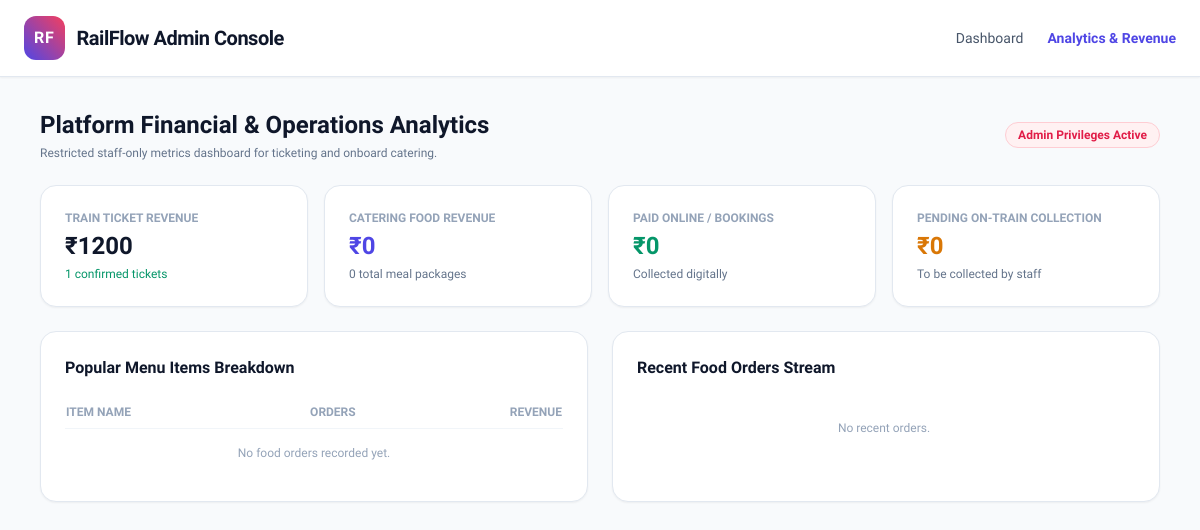
/admin-analytics/, run on an earlier commit of the app's database.
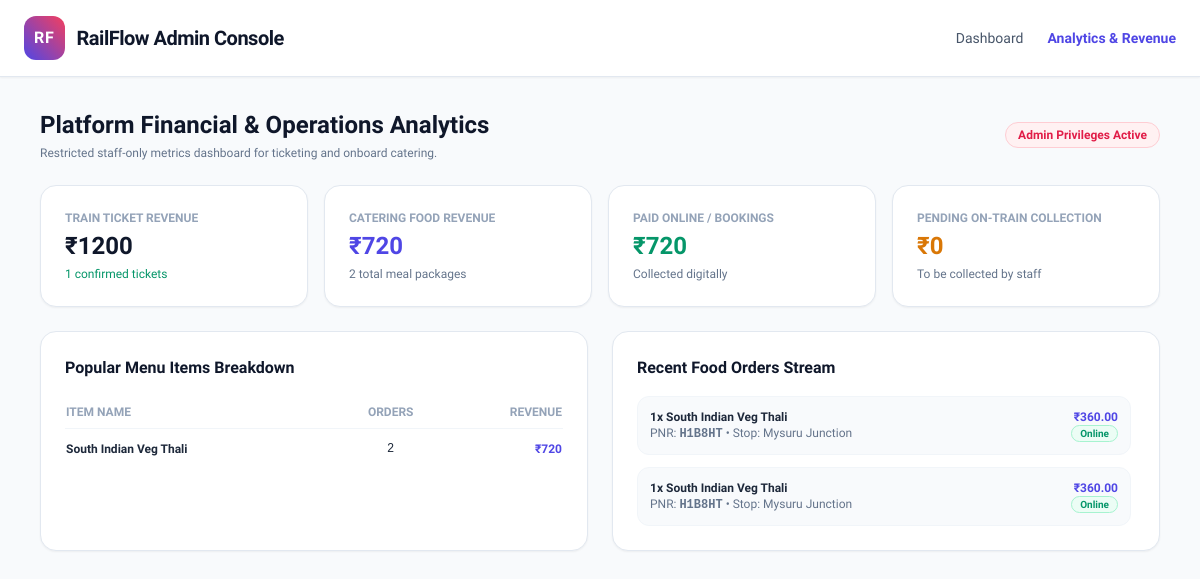
And on a later commit of the database.
### railway/models.py (models this page shows, shortened)
class FoodOrder(models.Model):
    booking = models.ForeignKey(Booking, on_delete=models.CASCADE, related_name='food_orders')
    item_name = models.CharField(max_length=100)
    price = models.DecimalField(max_digits=6, decimal_places=2, default=0.00)
    quantity = models.PositiveIntegerField(default=1)
    total_amount = models.DecimalField(max_digits=8, decimal_places=2, default=0.00)
    station_stop = models.CharField(max_length=100, default="Station")
    PAYMENT_CHOICES = [
        ('Online', 'Paid While Booking (Online)'),
        ('OnTrain', 'Pay on Train (Cash/UPI)'),
    ]
    payment_mode = models.CharField(max_length=20, choices=PAYMENT_CHOICES, default='Online')
    is_paid = models.BooleanField(default=False)
    status = models.CharField(max_length=50, default="Preparing")
    ordered_at = models.DateTimeField(auto_now_add=True)

class Booking(models.Model):
    user = models.ForeignKey(User, on_delete=models.SET_NULL, null=True, blank=True)
    train = models.ForeignKey(Train, on_delete=models.CASCADE)
    pnr = models.CharField(max_length=10, unique=True)
    passenger_name = models.CharField(max_length=100)
    travel_date = models.DateField()
    seat_number = models.CharField(max_length=20)
    seat_class = models.CharField(max_length=10)
    is_cancelled = models.BooleanField(default=False)
    booked_at = models.DateTimeField(auto_now_add=True)

### railway/views.py (the view)
# urls.py: path('admin-analytics/', views.admin_analytics_view, name='admin_analytics'),
def admin_analytics_view(request):
    active_bookings = Booking.objects.filter(is_cancelled=False)
    total_train_revenue = (
        active_bookings.aggregate(total=Sum('train__fare'))['total'] or 0
    )
    total_tickets_sold = active_bookings.count()
    cancelled_tickets_count = Booking.objects.filter(
        is_cancelled=True
    ).count()
    all_food_orders = FoodOrder.objects.all()
    total_food_revenue = (
        all_food_orders.aggregate(total=Sum('total_amount'))['total'] or 0
    )
    total_food_orders_count = all_food_orders.count()
    online_food_revenue = (
        all_food_orders.filter(payment_mode='Online', is_paid=True).aggregate(
            total=Sum('total_amount')
        )['total']
        or 0
    )
    ontrain_paid_revenue = (
        all_food_orders.filter(payment_mode='OnTrain', is_paid=True).aggregate(
            total=Sum('total_amount')
        )['total']
        or 0
    )
    ontrain_pending_revenue = (
        all_food_orders.filter(payment_mode='OnTrain', is_paid=False).aggregate(
            total=Sum('total_amount')
        )['total']
        or 0
    )
    popular_items = (
        all_food_orders.values('item_name')
        .annotate(order_count=Count('id'), revenue=Sum('total_amount'))
        .order_by('-order_count')
    )
    context = {
        'total_train_revenue': total_train_revenue,
        'total_tickets_sold': total_tickets_sold,
        'cancelled_tickets_count': cancelled_tickets_count,
        'total_food_revenue': total_food_revenue,
        'total_food_orders_count': total_food_orders_count,
        'online_food_revenue': online_food_revenue,
        'ontrain_paid_revenue': ontrain_paid_revenue,
        'ontrain_pending_revenue': ontrain_pending_revenue,
        'popular_items': popular_items,
        'recent_food_orders': all_food_orders.order_by('-ordered_at')[:10],
    }
    return render(request, 'railway/admin_analytics.html', context)

### railway/templates/railway/admin_analytics.html (shortened to what the changed rows need)
<!DOCTYPE html>
<html lang="en">
<head>
    <script src="https://cdn.tailwindcss.com"></script>
</head>
<body class="bg-slate-50 text-slate-800 min-h-screen flex flex-col">
    <main class="flex-grow max-w-6xl w-full mx-auto px-4 py-8 space-y-6">
        <div class="flex justify-between items-center">
            <div>
                <h1 class="text-2xl font-extrabold text-slate-900">Platform Financial & Operations Analytics</h1>
            </div>
        </div>
        <div class="grid grid-cols-1 md:grid-cols-4 gap-4">
            <div class="bg-white p-6 rounded-2xl border border-slate-200 shadow-sm space-y-1">
                <div class="text-xs font-semibold text-slate-400 uppercase">Catering Food Revenue</div>
                <div class="text-2xl font-extrabold text-indigo-600">₹{{ total_food_revenue }}</div>
                <div class="text-xs text-slate-500 font-medium">{{ total_food_orders_count }} total meal packages</div>
            </div>
            <div class="bg-white p-6 rounded-2xl border border-slate-200 shadow-sm space-y-1">
                <div class="text-xs font-semibold text-slate-400 uppercase">Paid Online / Bookings</div>
                <div class="text-2xl font-extrabold text-emerald-600">₹{{ online_food_revenue }}</div>
                <div class="text-xs text-slate-500 font-medium">Collected digitally</div>
            </div>
        </div>
        <div class="grid grid-cols-1 md:grid-cols-2 gap-6">
            <div class="bg-white p-6 rounded-2xl border border-slate-200 shadow-sm space-y-4">
                <div class="overflow-x-auto">
                    <table class="w-full text-left border-collapse text-xs">
                        <thead>
                            <tr class="border-b border-slate-100 text-slate-400 font-semibold uppercase">
                                <th class="py-2">Item Name</th>
                                <th class="py-2 text-center">Orders</th>
                                <th class="py-2 text-right">Revenue</th>
                            </tr>
                        </thead>
                        <tbody class="divide-y divide-slate-50">
                            {% for item in popular_items %}
                            <tr>
                                <td class="py-3 font-semibold text-slate-800">{{ item.item_name }}</td>
                                <td class="py-3 text-center font-mono">{{ item.order_count }}</td>
                                <td class="py-3 text-right font-bold text-indigo-600">₹{{ item.revenue }}</td>
                            </tr>
                            {% empty %}
                            <tr>
                                <td colspan="3" class="py-4 text-center text-slate-400">No food orders recorded yet.</td>
                            </tr>
                            {% endfor %}
                        </tbody>
                    </table>
                </div>
            </div>
            <div class="bg-white p-6 rounded-2xl border border-slate-200 shadow-sm space-y-4">
                <div class="space-y-3 max-h-[300px] overflow-y-auto pr-1">
                    {% for order in recent_food_orders %}
                    <div class="bg-slate-50 p-3 rounded-xl border border-slate-100 flex justify-between items-center text-xs">
                        <div>
                            <div class="font-bold text-slate-800">{{ order.quantity }}x {{ order.item_name }}</div>
                            <div class="text-slate-500">PNR: <span class="font-mono font-bold">{{ order.booking.pnr }}</span> • Stop: {{ order.station_stop }}</div>
                        </div>
                        <div class="text-right">
                            <div class="font-extrabold text-indigo-600">₹{{ order.total_amount }}</div>
                            <span class="text-[10px] px-2 py-0.5 rounded-full font-bold {% if order.is_paid %}bg-emerald-50 text-emerald-600 border border-emerald-200{% else %}bg-amber-50 text-amber-600 border border-amber-200{% endif %}">
                                {{ order.payment_mode }}
                            </span>
                        </div>
                    </div>
                    {% empty %}
                    <p class="text-center text-xs text-slate-400 py-6">No recent orders.</p>
                    {% endfor %}
                </div>
            </div>
        </div>
    </main>
</body>
</html>

What changed in the data, as far as the page shows it:
added FoodOrder: quantity "1", item_name "South Indian Veg Thali", booking.pnr "H1B8HT", station_stop "Mysuru Junction", total_amount "360.00", payment_mode "Online"
added FoodOrder: quantity "1", item_name "South Indian Veg Thali", booking.pnr "H1B8HT", station_stop "Mysuru Junction", total_amount "360.00", payment_mode "Online"
Also different on the page:
{{ total_food_revenue }}: "0" → "720"
{{ total_food_orders_count }}: "0" → "2"
{{ online_food_revenue }}: "0" → "720"
new list line: "South Indian Veg Thali 2 ₹ 720"
text no longer shown: "No food orders recorded yet. No recent orders."
